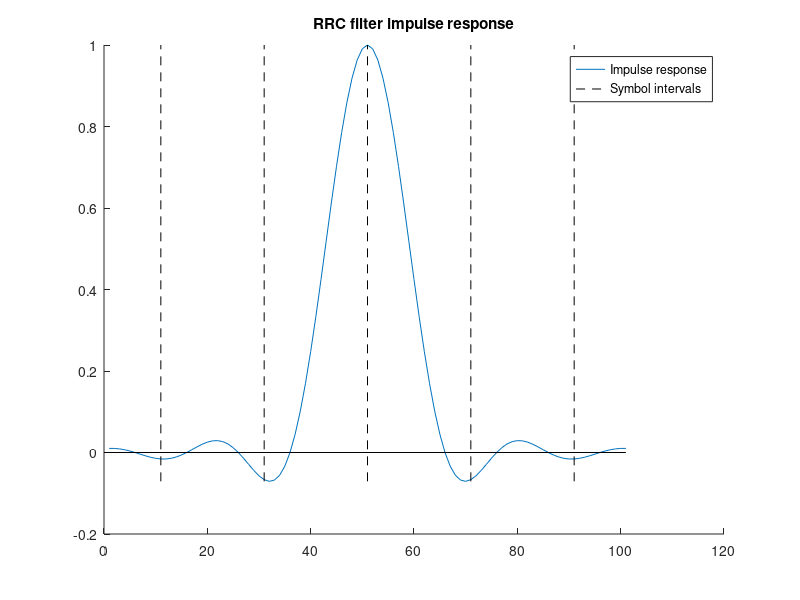
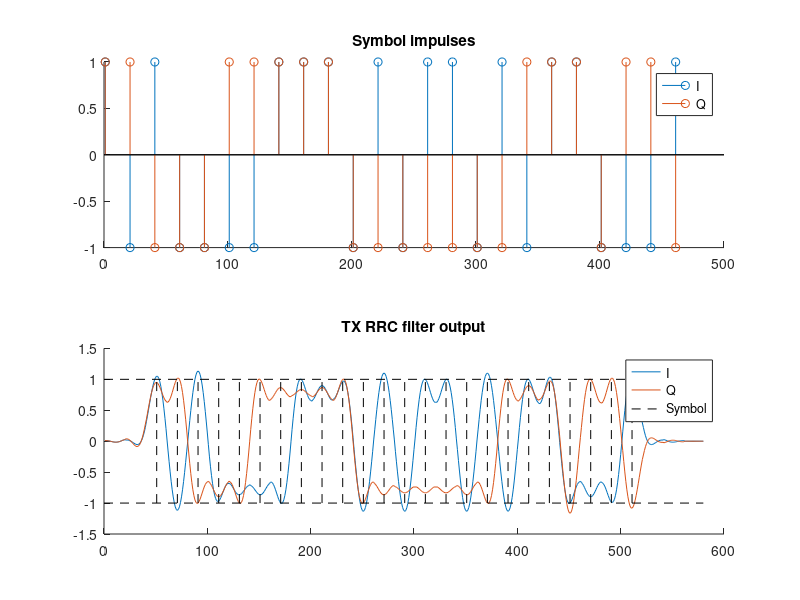
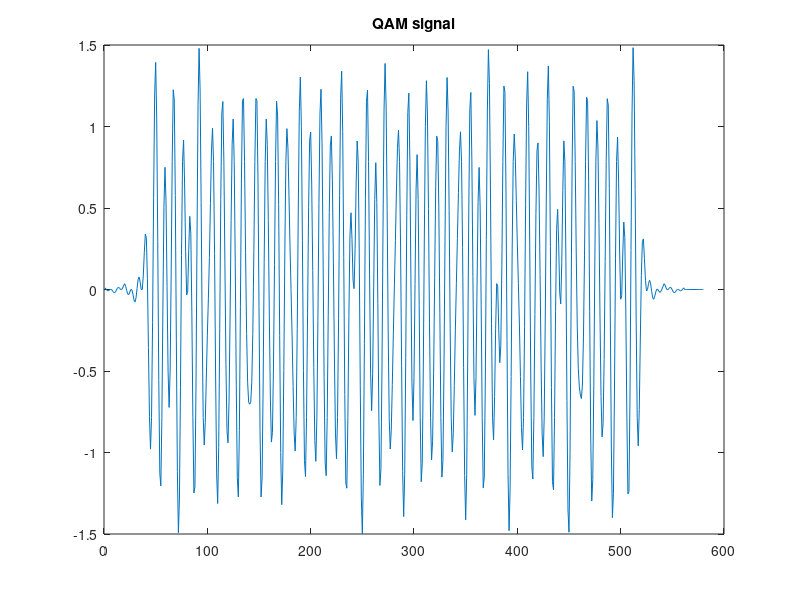
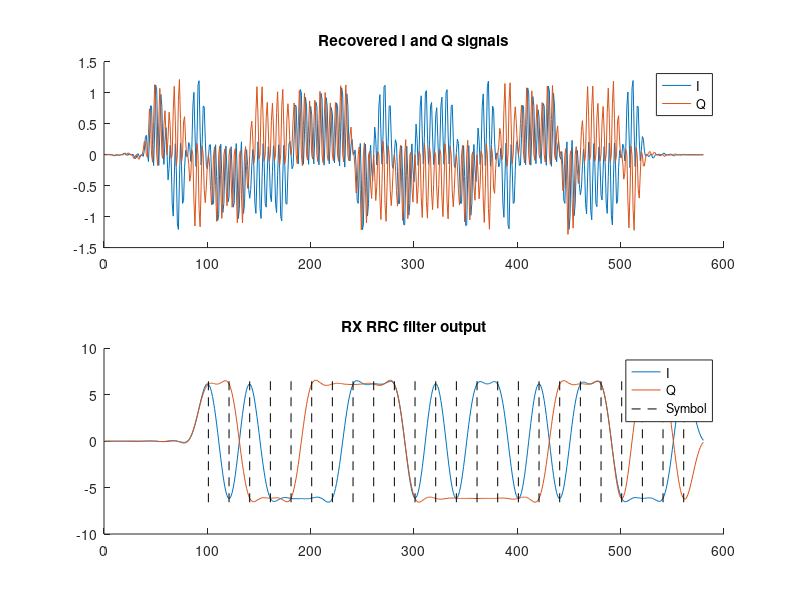

The MATLAB source for these figures, in order: (Note: this script raises an error after producing the figures.)
clc
clear
close all;

%% QAM parameters

sampleFrequency = 96000; % Hz
carrierFrequency = 9600; % Hz (must be divisible by sampleFrequency)
pilotToneFrequency = 1000; % Hz
carrierCyclesPerSymbol = 2.0; % increasing this value will increases spectral efficiency
bitsPerSymbol = 2; % must be an even number
symbolsPerRrcFilter = 5; % number of symbols
beta = 1.0; % 0 = best spectral efficiency but requires infinite filter length, 1 = poor spectral efficiency but best ISI for finite filter length
oversampling = 1; % multiplier (1 = no oversampling)
constellationRepetitions = 5;

fprintf('Bit rate:   %0.0f bps\n', bitsPerSymbol * (carrierFrequency / carrierCyclesPerSymbol));
fprintf('Latency:    %0.2f ms\n', 1000 * symbolsPerRrcFilter * carrierCyclesPerSymbol * (1 / carrierFrequency));
fprintf('Jitter:     %0.2f ms\n', 1000 * (1 / (carrierFrequency / carrierCyclesPerSymbol)));

samplesPerSymbol = carrierCyclesPerSymbol * (sampleFrequency / carrierFrequency);

%% RRC filter - https://en.wikipedia.org/wiki/Root-raised-cosine_filter

samplesPerRrcFilterSide = (symbolsPerRrcFilter / 2) * samplesPerSymbol;
samplesPerRrcFilter = 1 + symbolsPerRrcFilter * samplesPerSymbol;

tVector = linspace(-samplesPerRrcFilterSide, samplesPerRrcFilterSide, samplesPerRrcFilter);
T = samplesPerSymbol;

rrcFilterImpulseResponse = zeros(1, length(tVector));
for index = 1:length(tVector)
    t = tVector(index);
    if t == 0
        rrcFilterImpulseResponse(index) = (1 / T) * (1 + beta * ((4 / pi) - 1));
    elseif abs(t) == (T / (4 * beta))
        rrcFilterImpulseResponse(index) = (beta / (T * sqrt(2))) * ((1 + (2 / pi)) * sin(pi / (4 * beta)) + (1 - (2 / pi)) * cos(pi / (4 * beta)));
    else
        numerator = sin(pi * (t / T) * (1 - beta)) + 4 * beta * (t / T) * cos(pi * (t / T) * (1 + beta));
        denominator = pi * (t / T) * (1 - (4 * beta * (t / T))^2);
        rrcFilterImpulseResponse(index) = (1 / T) * (numerator / denominator);
    end
end

rrcFilterImpulseResponse = rrcFilterImpulseResponse * (1 / max(rrcFilterImpulseResponse));

figure;
hold on;
plot(rrcFilterImpulseResponse);
centreIndex = samplesPerRrcFilterSide + 1;
plot([centreIndex centreIndex], [min(rrcFilterImpulseResponse), max(rrcFilterImpulseResponse)], 'k--');
for symbolCount = 1:1:floor(symbolsPerRrcFilter / 2)
    index = centreIndex - (symbolCount * samplesPerSymbol);
    plot([index index], [min(rrcFilterImpulseResponse), max(rrcFilterImpulseResponse)], 'k--');
    index = centreIndex + (symbolCount * samplesPerSymbol);
    plot([index index], [min(rrcFilterImpulseResponse), max(rrcFilterImpulseResponse)], 'k--');
end
plot([0 length(tVector)], [0 0], 'k');
title('RRC filter impulse response');
legend('Impulse response', 'Symbol intervals');

%% Symbol modulation

amplitudes = linspace(-1, 1, sqrt(2^bitsPerSymbol));

iSequence = [];
qSequence = [];
for constellationCount = 1:(1 + constellationRepetitions)
    for iSequenceIndex = 1:length(amplitudes)
        for qSequenceIndex = 1:length(amplitudes)
            iSequence = [iSequence, amplitudes(iSequenceIndex)];
            qSequence = [qSequence, amplitudes(qSequenceIndex)];
        end
    end
end

randomOrderIndexes = randperm(length(iSequence));
iSequence = iSequence(randomOrderIndexes);
qSequence = qSequence(randomOrderIndexes);

numberOfSymbols = length(iSequence);

iSequence = [iSequence, zeros(1, symbolsPerRrcFilter)];
qSequence = [qSequence, zeros(1, symbolsPerRrcFilter)];

iImpulses = zeros(1, length(iSequence) * samplesPerSymbol);
qImpulses = zeros(1, length(iSequence) * samplesPerSymbol);
for sequenceIndex = 1:numberOfSymbols
    symbolIndex = (sequenceIndex - 1) * samplesPerSymbol + 1;
    iImpulses(symbolIndex) = iSequence(sequenceIndex);
    qImpulses(symbolIndex) = qSequence(sequenceIndex);
end

iBaseband = filter(rrcFilterImpulseResponse, 1, iImpulses);
qBaseband = filter(rrcFilterImpulseResponse, 1, qImpulses);

figure;
subplot(2, 1, 1);
hold on;
title('Symbol impulses');
stem(find(iImpulses), iImpulses(iImpulses ~= 0));
stem(find(qImpulses), qImpulses(qImpulses ~= 0));
legend('I', 'Q');
subplot(2, 1, 2);
hold on;
title('TX RRC filter output');
plot(iBaseband);
plot(qBaseband);
txSymbolIndexes = (samplesPerRrcFilterSide + 1) + (0:samplesPerSymbol:((numberOfSymbols - 1) * samplesPerSymbol));
for txSampleIndex = txSymbolIndexes
    plot([txSampleIndex, txSampleIndex], [amplitudes(1), amplitudes(end)], 'k--');
end
for amplitudeIndex = 1:length(amplitudes)
    plot([0 length(iBaseband)], [amplitudes(amplitudeIndex), amplitudes(amplitudeIndex)], 'k--');
end
legend('I', 'Q', 'Symbol');

%% QAM signal

samplePeriod = 1 / sampleFrequency;
time = 0:samplePeriod:((length(iBaseband) * samplePeriod) - samplePeriod);
iCarrier = cos(2 * pi * carrierFrequency * time);
qCarrier = -sin(2 * pi * carrierFrequency * time);

iSignal = iBaseband .* iCarrier;
qSignal = qBaseband .* qCarrier;

qamSignal = iSignal + qSignal;

%% Pilot tone

% pilotTone = sin(2 * pi * pilotToneFrequency * time);
% qamSignal = qamSignal + pilotTone;

%% Audio loopback

% outputGain = 0.05;
% startStopDelay = 0.2; % delay between sound start/stop and record start/stop
%
% audiorecorderObject = audiorecorder(sampleFrequency, 24, 1); % 24-bit, single channel
%
% sound(outputGain * qamSignal, sampleFrequency);
% pause(startStopDelay);
% record(audiorecorderObject);
% pause((length(qamSignal) * samplePeriod) - startStopDelay);
% stop(audiorecorderObject);
%
% qamSignal = getaudiodata(audiorecorderObject);
% time = 0:samplePeriod:((length(qamSignal) * samplePeriod) - samplePeriod);
%
% save('audioLoopback.mat');
% load('audioLoopback.mat'); % comment out all lines above this to use most recent audio

%% Plot QAM signal

figure;
plot(qamSignal);
title('QAM signal');

%% Frequency spectrum - https://uk.mathworks.com/help/matlab/ref/fft.html

% startFrequency = 0; % Hz
% stopFrquency = 24000; % Hz
% resolutionBandwidth = 100; % Hz
%
% numberOfSamples = length(qamSignal);
% fftComplex = fft(qamSignal);
% fftReal = abs(fftComplex / numberOfSamples);
% fftReal = fftReal(1:((numberOfSamples / 2) + 1)); % exclude reflection
% fftReal(2:(end - 1)) = 2 * fftReal(2:(end - 1));
% fftFrequencies = sampleFrequency * (0:(numberOfSamples / 2)) / numberOfSamples;
%
% binEdges = startFrequency:resolutionBandwidth:stopFrquency;
% binCentres = binEdges(2:end) - (resolutionBandwidth / 2);
% numberOfBins = length(binCentres);
% binAverage = zeros(1, numberOfBins);
% for binIndex = 2:numberOfBins
%     selectedIndexes = (fftFrequencies >= binEdges(binIndex - 1)) & (fftFrequencies < binEdges(binIndex));
%     numberOfSelectedIndexes = length(selectedIndexes);
%     binAverage(binIndex) = sum(fftReal(selectedIndexes)) / numberOfSelectedIndexes;
% end
%
% figure;
% hold on;
% plot(binCentres / 1000, binAverage * (1 / max(binAverage)));
% xlim([0, stopFrquency / 1000]);
% title('Frequency spectrum');
% xlabel('Frequency (kHz)');

%% AGC using pilot tone

% qamSignal = pilotToneAgc(qamSignal, sampleFrequency, pilotToneFrequency);

%% Pilot tone PPL

% [~, pilotToneInverseSin] = pilotTonePll(qamSignal, sampleFrequency, pilotToneFrequency);

%% Oversampling

oversampledSampleFrequency = oversampling * sampleFrequency;
oversampledTime = linspace(time(1), time(end), oversampling * length(time));
oversampledQamSignal = interp1(time, qamSignal, oversampledTime, 'linear');
oversampledSamplesPerFilter = oversampling * samplesPerRrcFilter;
oversampledSamplesPerSymbol = oversampling * samplesPerSymbol;
oversampledFilterImpulseResponse = interp1(1:samplesPerRrcFilter, rrcFilterImpulseResponse, linspace(1, samplesPerRrcFilter, oversampling * samplesPerRrcFilter), 'linear');
% oversampledPilotToneInverseSin = interp1(time, pilotToneInverseSin, oversampledTime, 'linear');

%% Demodulation

% pilotToneCarrierRatio = (carrierFrequency / pilotToneFrequency);
% pilotToneSymbolRatio = (carrierFrequency / carrierCyclesPerSymbol / pilotToneFrequency);
% constellationPoints = demodulator(oversampledQamSignal, oversampledSampleFrequency, oversampledFilterImpulseResponse, oversampledPilotToneInverseSin, pilotToneCarrierRatio, pilotToneSymbolRatio);

%% Constellation scale correction

% constellationPoints = constellationScaleCorrection(constellationPoints, bitsPerSymbol);
%
% figure;
% hold on;
% plot(constellationPoints(:, 1), constellationPoints(:, 2), '.');
% axis square;
% grid on;
% title('IQ constellation');
% xlabel('I');
% ylabel('Q');
% axisLimit = sqrt(2^bitsPerSymbol);
% xticks(-axisLimit:2:axisLimit);
% yticks(-axisLimit:2:axisLimit);
% xlim([-axisLimit, axisLimit]);
% ylim([-axisLimit, axisLimit]);
% set(gca, 'Yticklabel', [])
% set(gca, 'Xticklabel', []);

%% Cheat demodulation

recoveredICarrier = cos(2 * pi * carrierFrequency * oversampledTime);
recoveredQCarrier = -sin(2 * pi * carrierFrequency * oversampledTime);
rxSymbolIndexes = oversampledSamplesPerFilter + (0:oversampledSamplesPerSymbol:((numberOfSymbols - 1) * oversampledSamplesPerSymbol));

recoveredISignal = oversampledQamSignal .* recoveredICarrier;
recoveredQSignal = oversampledQamSignal .* recoveredQCarrier;

recoveredIBaseband = filter(oversampledFilterImpulseResponse, 1, recoveredISignal);
recoveredQBaseband = filter(oversampledFilterImpulseResponse, 1, recoveredQSignal);

constellationPoints = zeros(length(rxSymbolIndexes), 2);
for index = 1:length(rxSymbolIndexes)
    symbolIndex = rxSymbolIndexes(index);
    constellationPoints(index, :) = [recoveredIBaseband(symbolIndex), recoveredQBaseband(symbolIndex)];
end

figure;
subplot(2, 1, 1);
hold on;
title('Recovered I and Q signals');
plot(recoveredISignal);
plot(recoveredQSignal);
legend('I', 'Q');
subplot(2, 1, 2);
hold on;
title('RX RRC filter output');
plot(recoveredIBaseband);
plot(recoveredQBaseband);
for rxSampleIndex = rxSymbolIndexes
    plot([rxSampleIndex rxSampleIndex], [min([recoveredIBaseband recoveredQBaseband]), max([recoveredIBaseband recoveredQBaseband])], 'k--');
end
legend('I', 'Q', 'Symbol');

figure;
subplot(2, 1, 1);
hold on;
for rxSymbolIndexesIndex = 2:2:(length(rxSymbolIndexes) - 1)
    rxSymbolStartIndex = rxSymbolIndexes(rxSymbolIndexesIndex) - oversampledSamplesPerSymbol;
    rxSymbolSEndIndex = rxSymbolIndexes(rxSymbolIndexesIndex) + oversampledSamplesPerSymbol;
    plot(recoveredIBaseband(rxSymbolStartIndex:rxSymbolSEndIndex), 'b');
end
title('I eye diagram');
subplot(2, 1, 2);
hold on;
for rxSymbolIndexesIndex = 2:2:(length(rxSymbolIndexes) - 1)
    rxSymbolStartIndex = rxSymbolIndexes(rxSymbolIndexesIndex) - oversampledSamplesPerSymbol;
    rxSymbolSEndIndex = rxSymbolIndexes(rxSymbolIndexesIndex) + oversampledSamplesPerSymbol;
    plot(recoveredQBaseband(rxSymbolStartIndex:rxSymbolSEndIndex), 'b');
end
title('Q eye diagram');

figure;
hold on;
plot(constellationPoints(:, 1), constellationPoints(:, 2), '.');
axis square;
axis equal;
title('IQ constellation');

%% Distribute figures across screen

distributeFigures(false);
